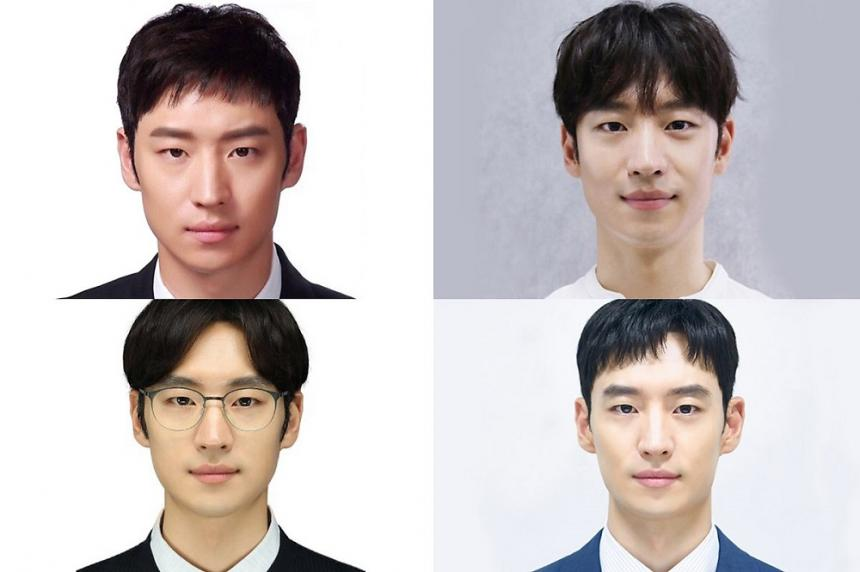
#> input picture ex2.jpg, 860 x 572 px
$ python remove_background_experiment.py
#> lines starting #> are read from the running program, lines starting #| are printed output that depends on the picture; after the words box and inside, x2 and y2 are one past the last pixel; in counts of white or black regions, pixels touching at a corner belong together
import cv2
import numpy

img = cv2.imread('ex2.jpg')
#> img is the input picture: shape (572, 860, 3); mean B, G, R 192.1, 192.7, 200.7

# Define lower and uppper color limits which contain background
# Expect people with black clothes
low = numpy.array([232, 238, 232])
high = numpy.array([255, 255, 255])

white_bg = cv2.inRange(img, low, high)
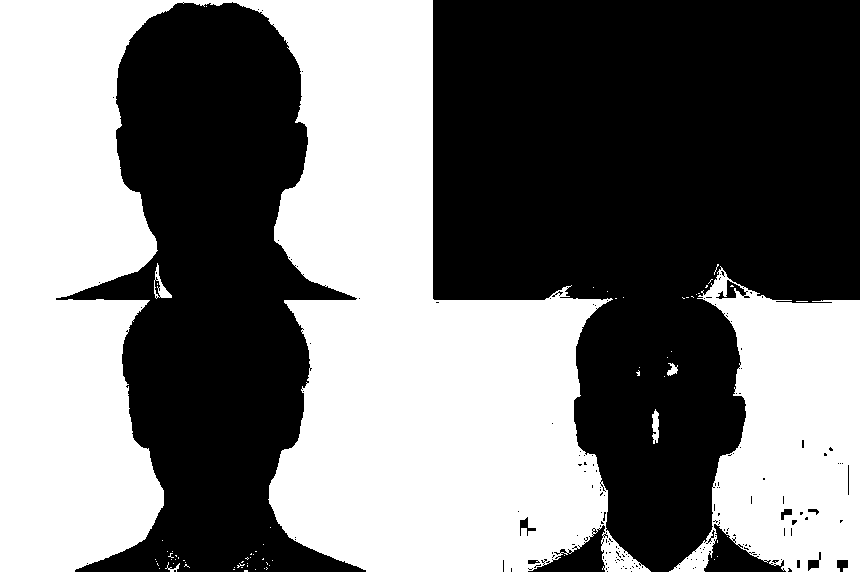
#> white_bg: shape (572, 860); 47.5% white; 70 white regions (64 under 20 px), largest, box (x1, y1, x2, y2) and area: (0, 0, 651, 572) 197572, (669, 266, 860, 572) 35435, (154, 263, 172, 299) 218, (652, 409, 659, 444) 180, (667, 363, 678, 376) 82, (165, 562, 180, 572) 47


# Clean wrong parts
parts = cv2.getStructuringElement(cv2.MORPH_ELLIPSE, (20,20))
cleaned_img = cv2.morphologyEx(white_bg, cv2.MORPH_CLOSE, parts)
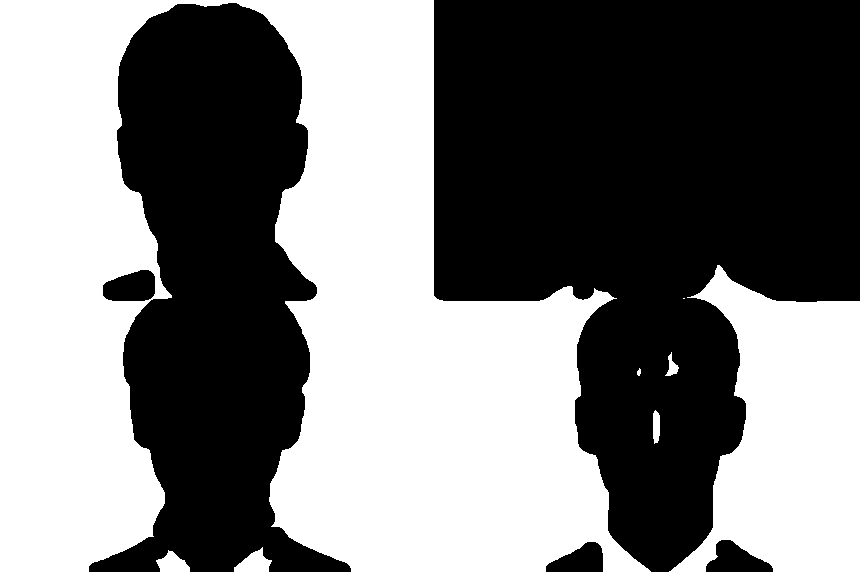
#> cleaned_img: shape (572, 860); 48.5% white; 8 white regions (1 under 20 px), largest, box (x1, y1, x2, y2) and area: (0, 0, 651, 572) 200561, (669, 265, 860, 572) 36820, (234, 547, 272, 572) 541

# invert black & white image
mask = 255 - cleaned_img

# apply to image
result_img = cv2.bitwise_and(img, img, mask=mask)
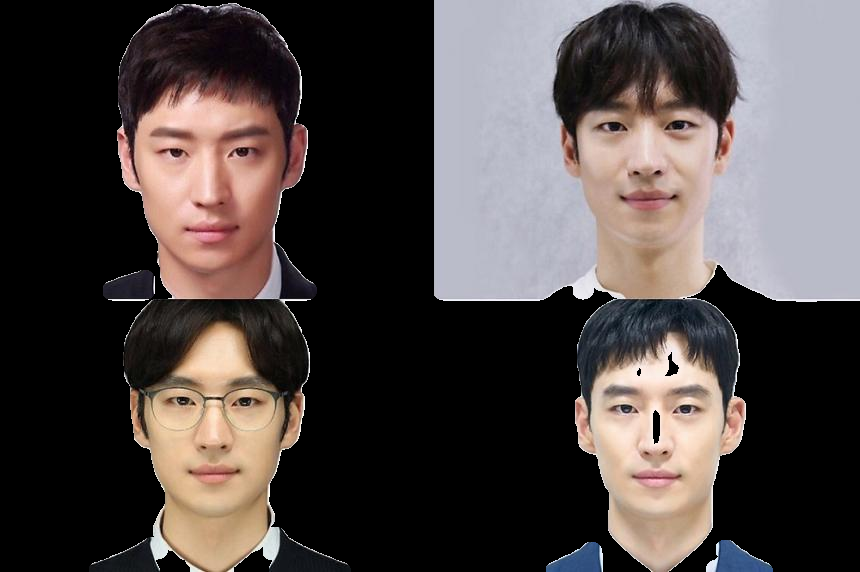
#> result_img: shape (572, 860, 3); mean B, G, R 70.3, 71.8, 80


cv2.imshow('original', img)
cv2.imshow('cleaned', cleaned_img)
cv2.imshow('result', result_img)
cv2.waitKey(0)
cv2.destroyAllWindows()
